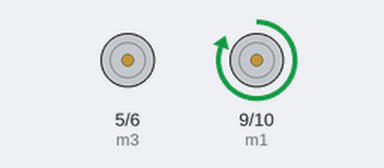
Bench run of a sketch on a simulated Arduino Uno, built with avr-gcc and run on an emulated ATmega328P. On the bench: motor-driver pin pairs drawn as motors (green arrow = first pin HIGH = forward, orange = second pin HIGH = backward, longer = more drive).

Above: at 0.5 s.
At 1.5 s:
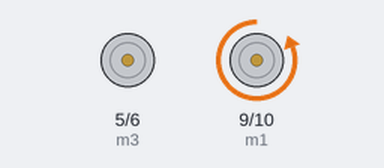
At 2.5 s:
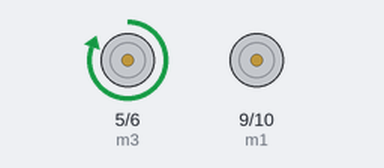
At 3.5 s:
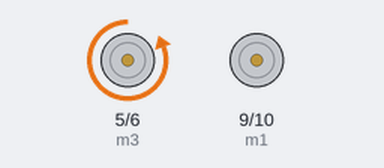
Timing chart, 0 to 5.2 s (numbered marks = the images above):
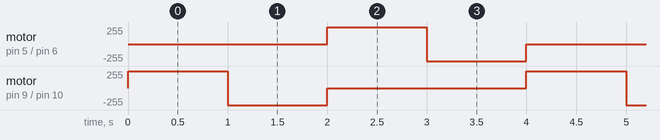

The sketch:

_dc_motors_1.ino
```cpp
const int m1 = 9;
const int m2 = 10;
const int m3 = 5;
const int m4 = 6;

void setup() {
pinMode(9,OUTPUT);
pinMode(10,OUTPUT);
pinMode(5,OUTPUT);
pinMode(6,OUTPUT);
}

void loop() {
digitalWrite(m1,HIGH);
digitalWrite(m2,LOW);
digitalWrite(m3,LOW);
digitalWrite(m4,LOW);

delay(1000);

digitalWrite(m1,LOW);
digitalWrite(m2,HIGH);
digitalWrite(m3,LOW);
digitalWrite(m4,LOW);

delay(1000);

digitalWrite(m1,LOW);
digitalWrite(m2,LOW);
digitalWrite(m3,HIGH);
digitalWrite(m4,LOW);

delay(1000);

digitalWrite(m1,LOW);
digitalWrite(m2,LOW);
digitalWrite(m3,LOW);
digitalWrite(m4,HIGH);

delay(1000);
}
```

Measured:
- by itself, motor on pin 5 (m3) / pin 6 (m4), motor on pin 9 (m1) / pin 10 (m2): repeats every 4.0 s: backward 255/255 1.0 s, stopped 2.0 s, forward 255/255 1.0 s
